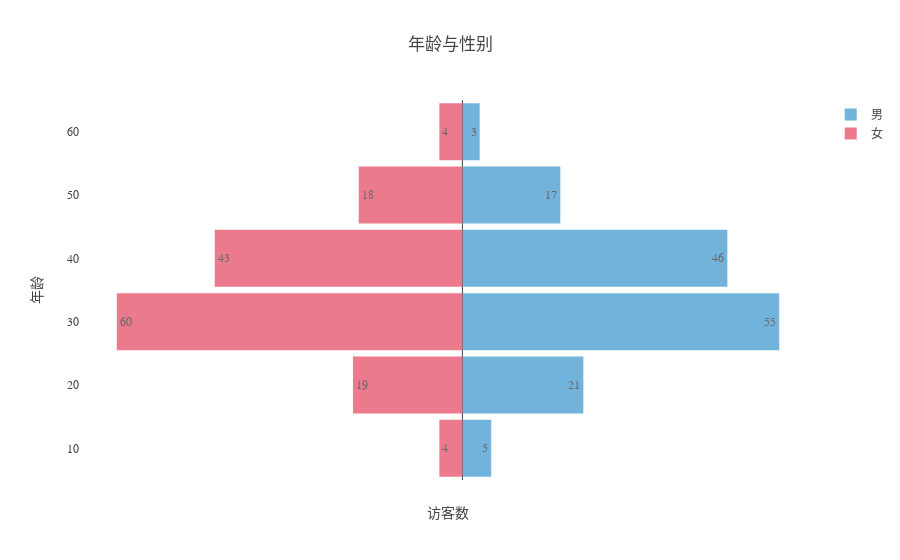

Source (notebook cell):
### Code cell
# plot age/gender pyramid

# get data
df = face[face['zoneID'] == 'in']
women_bins, bins = np.histogram(df[df['gender'] == 'Female']['age'], bins=list(range(10, 80, 10)))
men_bins, bins = np.histogram(df[df['gender'] == 'Male']['age'], bins=list(range(10, 80, 10)))
women_bins = -women_bins
y = bins

# plot
layout = go.Layout(title="年龄与性别",
                   yaxis=go.layout.YAxis(title='年龄'),
                   xaxis=go.layout.XAxis(
                       showticklabels=False,
                       showgrid=False,
                       title='访客数'),
                   barmode='overlay',
                   bargap=0.1,
                  font=dict(family='微软雅黑'))

data = [go.Bar(y=y,
               x=men_bins,
               orientation='h',
               name='男',
               hoverinfo='x',
               text=men_bins,
               textposition = 'auto',
               marker=dict(color='#4ea1d3'),
               opacity=0.8
               ),
        go.Bar(y=y,
               x=women_bins,
               orientation='h',
               name='女',
               text=-1 * women_bins.astype('int'),
               hoverinfo='text',
               textposition = 'auto',
               marker=dict(color='#e85a71'),
               opacity=0.8
               )]

fig2 = go.Figure(data=data, layout=layout)
plotly.offline.iplot(fig2)
pio.write_image(fig2, '年龄性别.jpeg', scale=5, width=600, height = 400)

### Figure 1 — Plotly figure (JSON) as saved in the notebook; plotly's stock layout.template omitted (floating-point values rounded to 4 significant figures)
{"data": [{"hoverinfo": "x", "marker": {"color": "#4ea1d3"}, "name": "男", "opacity": 0.8, "orientation": "h", "text": [5, 21, 55, 46, 17, 3], "textposition": "auto", "type": "bar", "uid": "58fd7a90-0538-456b-9fdc-f1eaf01dc2b3", "x": [5, 21, 55, 46, 17, 3], "y": [10, 20, 30, 40, 50, 60, 70]}, {"hoverinfo": "text", "marker": {"color": "#e85a71"}, "name": "女", "opacity": 0.8, "orientation": "h", "text": [4, 19, 60, 43, 18, 4], "textposition": "auto", "type": "bar", "uid": "997a0dd1-b630-42ae-bfa0-90be8fb54438", "x": [-4, -19, -60, -43, -18, -4], "y": [10, 20, 30, 40, 50, 60, 70]}], "layout": {"bargap": 0.1, "barmode": "overlay", "font": {"family": "微软雅黑"}, "title": {"text": "年龄与性别"}, "xaxis": {"showgrid": false, "showticklabels": false, "title": {"text": "访客数"}}, "yaxis": {"title": {"text": "年龄"}}}}
